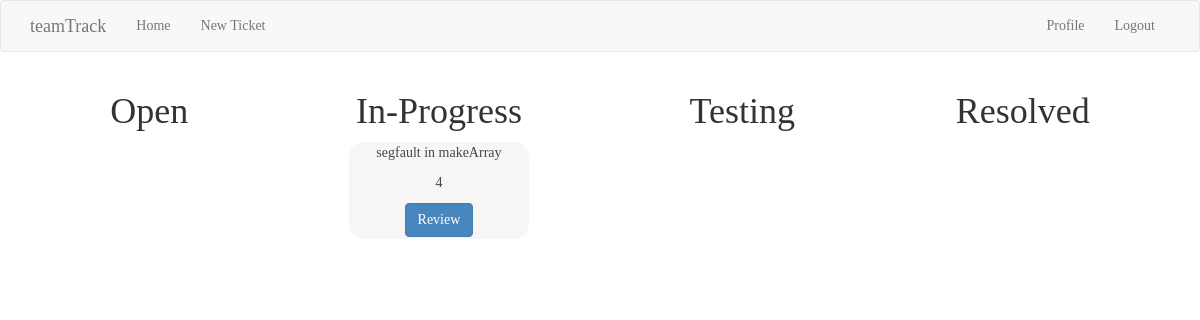
Before: /index (signed in) with the older database file.
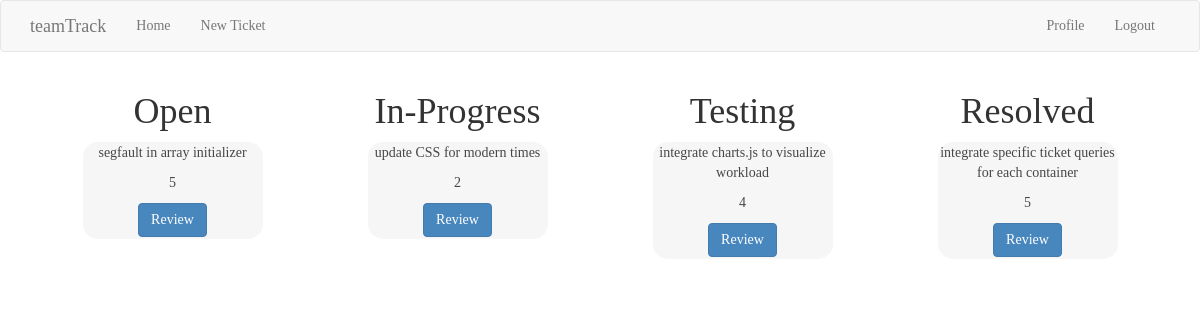
After: the same page with the newer database file.
### app/models.py (models this page shows, shortened)
class Ticket(db.Model):
    id = db.Column(db.Integer, primary_key=True)
    description = db.Column(db.String(140))
    priority = db.Column(db.Integer)
    link = db.Column(db.String(140))
    timestamp = db.Column(db.DateTime, index=True, default=datetime.utcnow)
    user_id = db.Column(db.Integer, db.ForeignKey('user.id'))
    tag = db.Column(db.String(20))

### app/routes.py (the view)
@app.route('/', methods=['GET', 'POST'])
@app.route('/index', methods=['GET', 'POST'])
@login_required
def index():
    page = request.args.get('page', 1, type=int)
    opentickets = current_user.get_open_tickets().paginate(
        page, app.config['POSTS_PER_PAGE'], False)
    wiptickets = current_user.get_wip_tickets().paginate(
        page, app.config['POSTS_PER_PAGE'], False)
    testingtickets = current_user.get_testing_tickets().paginate(
        page, app.config['POSTS_PER_PAGE'], False)
    closedtickets = current_user.get_closed_tickets().paginate(
        page, app.config['POSTS_PER_PAGE'], False)
    return render_template('index.html', title='Home', opentickets = opentickets.items, wiptickets= wiptickets.items, testingtickets = testingtickets.items, closedtickets = closedtickets.items)

### app/models.py (called while the page is built)
@login.user_loader
def load_user(id):
    return User.query.get(int(id))

    def get_open_tickets(self):
        return Ticket.query.filter(Ticket.tag == 'open').order_by(Ticket.timestamp.desc())

    def get_wip_tickets(self):
        return Ticket.query.filter(Ticket.tag == 'wip').order_by(Ticket.timestamp.desc())

    def get_testing_tickets(self):
        return Ticket.query.filter(Ticket.tag == 'testing').order_by(Ticket.timestamp.desc())

    def get_closed_tickets(self):
        return Ticket.query.filter(Ticket.tag == 'closed').order_by(Ticket.timestamp.desc())

### app/routes.py (called while the page is built)
@app.before_request
def before_request():
    if current_user.is_authenticated:
        current_user.last_seen = datetime.utcnow()
        db.session.commit()

### app/templates/index.html
{% extends "base.html" %}
{% import 'bootstrap/wtf.html' as wtf %}
{% block app_content %}
        <div class="parent--tickets">
          <section class = "tickets">
            <h1 class="display-4">Open</h1>
            {% for ticket in opentickets %}
            {% include '_tickets.html' %}
                <br>
            {% endfor %}
          </section>
          <section class = "tickets">
            <h1 class="display-4">In-Progress</h1>
            {% for ticket in wiptickets %}
            {% include '_tickets.html' %}
                <br>
            {% endfor %}
          </section>
          <section class = "tickets">
            <h1 class="display-4">Testing</h1>
            {% for ticket in testingtickets %}
            {% include '_tickets.html' %}
                <br>
            {% endfor %}
          </section>
          <section class = "tickets">
            <h1 class="display-4">Resolved</h1>
            {% for ticket in closedtickets %}
            {% include '_tickets.html' %}
                <br>
            {% endfor %}
          </section>
        </div>
{% endblock %}

### app/templates/base.html (shortened to what this page needs)
{% extends 'bootstrap/base.html' %}
{% block styles %}
{{super()}}
  <link rel="stylesheet" href="{{url_for('.static', filename='style.css')}}">
{% endblock %}
{% block navbar %}
    <nav class="navbar navbar-default">
        <div class="container">
            <div class="navbar-header">
                <a class="navbar-brand" href="{{ url_for('index') }}">teamTrack</a>
            </div>
            <div class="collapse navbar-collapse" id="bs-example-navbar-collapse-1">
                <ul class="nav navbar-nav">
                    <li><a href="{{ url_for('index') }}">Home</a></li>
                    <li><a href="{{ url_for('ticket') }}">New Ticket</a></li>
                </ul>
                <ul class="nav navbar-nav navbar-right">
                    {% if current_user.is_anonymous %}
                    <li><a href="{{ url_for('login') }}">Login</a></li>
                    {% else %}
                    <li><a href="{{ url_for('user', username=current_user.username) }}">Profile</a></li>
                    <li><a href="{{ url_for('logout') }}">Logout</a></li>
                    {% endif %}
                </ul>
            </div>
        </div>
    </nav>
{% endblock %}
{% block content %}
    <div class="container">
        {% block app_content %}{% endblock %}
    </div>
{% endblock %}

### app/templates/_tickets.html
    <div class="card" style="width: 18rem;">
        <div class="card-body">
          <p class="card-text">{{ticket.description}}</p>
          <p class="card-text">{{ticket.priority}}</p>
          <a href="{{ url_for('edit_ticket', ticket_id=ticket.id) }}" class="btn btn-primary stretched-link">Review</a>
        </div>
      </div>

### app/static/style.css (style rules this page uses)
body { background: url("https://i.ibb.co/3cSjCh3/New-Project.jpg") no-repeat center center fixed; -webkit-background-size: cover; -moz-background-size: cover; background-size: cover; -o-background-size: cover; font-family: "Lucida Console"; }
.card { margin: 0 auto; float: none; margin-bottom: 10px; background-color: rgba(245, 245, 245, 1); opacity: .9; padding: 1%; width: 15; border-radius: 15px; }
section { height: auto; text-align: center; }
.parent--tickets { display: flex; flex-direction: row; justify-content: space-around; }

Changed rows visible on the page:
added Ticket: description "segfault in array initializer", priority "5", shown under "Open"
changed Ticket: description "segfault in makeArray" → "update CSS for modern times"; priority "4" → "2"
added Ticket: description "integrate charts.js to visualize workload", priority "4", shown under "Testing"
added Ticket: description "integrate specific ticket queries for each container", priority "5", shown under "Resolved"
